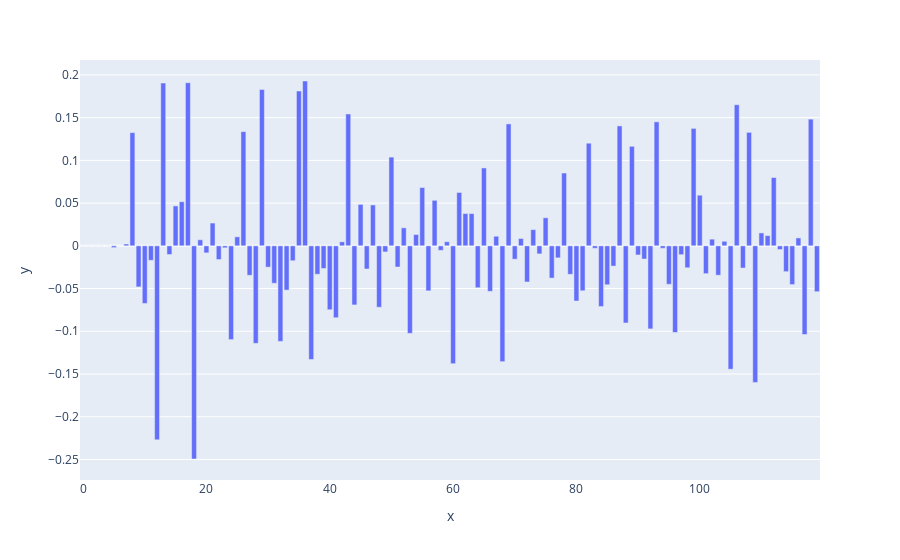

The notebook cell this image was saved under:
### Code cell
# 因子負荷量の計算
loadings_l = pca_l.components_.T * np.sqrt(pca_l.explained_variance_)

# 結果の表示
loadings_ldf = pd.DataFrame(loadings_l, columns=['PC1', 'PC2'])
ldf_l = pd.DataFrame(loadings_ldf)
ldf_l.sort_values('PC1')

fig = px.bar(x=ldf_l.index, y=ldf_l['PC1'])
fig.show()
